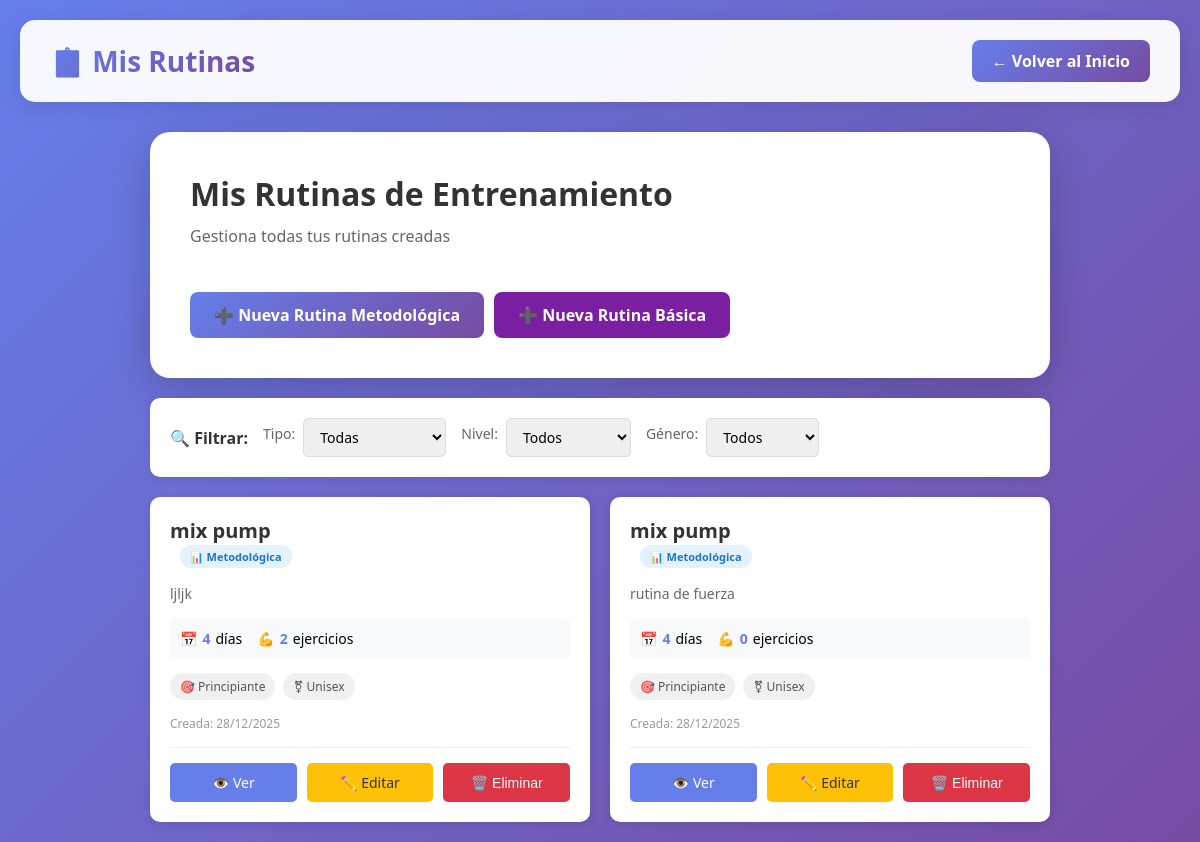
The page /mis_rutinas.php (signed in) on the database its author committed.
### tables this page shows
CREATE TABLE `rutinas` (
  `id` int(11) NOT NULL,
  `usuario_id` int(11) NOT NULL,
  `nombre_rutina` varchar(100) NOT NULL,
  `descripcion` text DEFAULT NULL,
  `descripcion_split` text DEFAULT NULL,
  `video_explicativo` varchar(255) DEFAULT NULL,
  `calificacion_promedio` decimal(2,1) DEFAULT 0.0,
  `total_votos` int(11) DEFAULT 0,
  `num_dias_semana` int(11) NOT NULL COMMENT 'Días de entrenamiento por semana',
  `tipo_rutina` enum('metodologica','basica') DEFAULT 'metodologica',
  `genero` enum('masculino','femenino','unisex') DEFAULT 'unisex',
  `nivel_experiencia` enum('principiante','intermedio','avanzado') DEFAULT 'principiante',
  `es_publico` tinyint(1) DEFAULT 0,
  `fecha_creacion` timestamp NOT NULL DEFAULT current_timestamp()
);

### mis_rutinas.php (the view, shortened to what this page needs)
<?php
$conn = getConnection();
$usuario_id = $_SESSION['usuario_id'];
$stmt = $conn->prepare("SELECT r.*,
                        COUNT(DISTINCT dr.id) as total_dias,
                        COUNT(DISTINCT e.id) as total_ejercicios
                        FROM rutinas r
                        LEFT JOIN dias_rutina dr ON r.id = dr.rutina_id
                        LEFT JOIN ejercicios e ON dr.id = e.dia_rutina_id
                        WHERE r.usuario_id = ?
                        GROUP BY r.id
                        ORDER BY r.fecha_creacion DESC");
$stmt->bind_param("i", $usuario_id);
$stmt->execute();
$rutinas = $stmt->get_result()->fetch_all(MYSQLI_ASSOC);
?>
<!DOCTYPE html>
<html lang="es">
<head>
    <link rel="stylesheet" href="styles.css">
</head>
<body>
    <div class="navbar">
        <h1>📋 Mis Rutinas</h1>
        <a href="index.php" class="btn-volver">← Volver al Inicio</a>
    </div>
    <div class="container">
        <div class="card" style="margin-bottom: 20px;">
            <div style="display: flex; justify-content: space-between; align-items: center; flex-wrap: wrap; gap: 15px;">
                <div>
                    <h2 style="margin-bottom: 10px;">Mis Rutinas de Entrenamiento</h2>
                    <p class="subtitle">Gestiona todas tus rutinas creadas</p>
                </div>
                <div style="display: flex; gap: 10px;">
                    <a href="crear_rutina.php" class="btn-primary">
                        ➕ Nueva Rutina Metodológica
                    </a>
                    <a href="crear_rutina_basica.php" class="btn-primary" style="background: #7b1fa2;">
                        ➕ Nueva Rutina Básica
                    </a>
                </div>
            </div>
        </div>
        <div class="filtros-rutinas">
            <div class="filtros-grupo">
                <span style="font-weight: bold; color: #333;">🔍 Filtrar:</span>
                <div class="filtro-item">
                    <label>Tipo:</label>
                    <select id="filtroTipo" onchange="filtrarRutinas()">
                        <option value="todas">Todas</option>
                    </select>
                </div>
                <div class="filtro-item">
                    <label>Nivel:</label>
                    <select id="filtroNivel" onchange="filtrarRutinas()">
                        <option value="todas">Todos</option>
                    </select>
                </div>
                <div class="filtro-item">
                    <label>Género:</label>
                    <select id="filtroGenero" onchange="filtrarRutinas()">
                        <option value="todas">Todos</option>
                    </select>
                </div>
            </div>
        </div>
        <?php if (empty($rutinas)): ?>
            <div class="no-rutinas">
                <div class="no-rutinas-icon">📝</div>
                <h3>No tienes rutinas creadas</h3>
                <p>Crea tu primera rutina para comenzar a entrenar</p>
                <div style="display: flex; gap: 15px; justify-content: center;">
                    <a href="crear_rutina.php" class="btn-primary">
                        ➕ Crear Rutina Metodológica
                    </a>
                    <a href="crear_rutina_basica.php" class="btn-primary" style="background: #7b1fa2;">
                        ➕ Crear Rutina Básica
                    </a>
                </div>
            </div>
        <?php else: ?>
            <div class="rutinas-grid">
                <?php foreach ($rutinas as $rutina): ?>
                    <div class="rutina-card"
                         data-tipo="<?php echo htmlspecialchars($rutina['tipo_rutina'] ?? 'metodologica'); ?>"
                         data-nivel="<?php echo htmlspecialchars($rutina['nivel_experiencia'] ?? 'principiante'); ?>"
                         data-genero="<?php echo htmlspecialchars($rutina['genero'] ?? 'unisex'); ?>">
                        <div class="rutina-header">
                            <div style="flex: 1;">
                                <h3 class="rutina-title">
                                    <?php echo htmlspecialchars($rutina['nombre_rutina']); ?>
                                </h3>
                                <span class="rutina-tipo-badge tipo-<?php echo $rutina['tipo_rutina'] ?? 'metodologica'; ?>">
                                    <?php
                                    $tipo = $rutina['tipo_rutina'] ?? 'metodologica';
                                    echo $tipo == 'metodologica' ? '📊 Metodológica' : '📸 Básica';
                                    ?>
                                </span>
                            </div>
                        </div>
                        <?php if ($rutina['descripcion']): ?>
                            <p class="rutina-descripcion">
                                <?php echo htmlspecialchars(substr($rutina['descripcion'], 0, 100)); ?>
                            </p>
                        <?php endif; ?>
                        <div class="rutina-stats">
                            <div class="stat-item">
                                <span>📅</span>
                                <span class="stat-number"><?php echo $rutina['total_dias']; ?></span>
                                <span>días</span>
                            </div>
                            <div class="stat-item">
                                <span>💪</span>
                                <span class="stat-number"><?php echo $rutina['total_ejercicios']; ?></span>
                                <span>ejercicios</span>
                            </div>
                        </div>
                        <div class="rutina-meta">
                            <?php if (isset($rutina['nivel_experiencia'])): ?>
                                <span class="meta-badge">
                                    🎯 <?php echo ucfirst($rutina['nivel_experiencia']); ?>
                                </span>
                            <?php endif; ?>
                            <?php if (isset($rutina['genero'])): ?>
                                <span class="meta-badge">
                                    <?php
                                    $iconos = ['masculino' => '♂️', 'femenino' => '♀️', 'unisex' => '⚧'];
                                    echo $iconos[$rutina['genero']] ?? '⚧';
                                    ?>
                                    <?php echo ucfirst($rutina['genero']); ?>
                                </span>
                            <?php endif; ?>
                        </div>
                        <div class="rutina-fecha">
                            Creada: <?php echo date('d/m/Y', strtotime($rutina['fecha_creacion'])); ?>
                        </div>
                        <div class="rutina-acciones">
                            <?php
                            $tipo_rutina = $rutina['tipo_rutina'] ?? 'metodologica';
                            $ver_url = $tipo_rutina == 'basica' ? 'ver_rutina_basica.php' : 'ver_rutina.php';
                            $editar_url = $tipo_rutina == 'basica' ? 'editar_rutina_basica.php' : 'editar_rutina.php';
                            ?>
                            <a href="<?php echo $ver_url; ?>?id=<?php echo $rutina['id']; ?>" class="btn-accion btn-ver">
                                👁️ Ver
                            </a>
                            <a href="<?php echo $editar_url; ?>?id=<?php echo $rutina['id']; ?>" class="btn-accion btn-editar">
                                ✏️ Editar
                            </a>
                            <button onclick="confirmarEliminar(<?php echo $rutina['id']; ?>, '<?php echo htmlspecialchars($rutina['nombre_rutina']); ?>')"
                                    class="btn-accion btn-eliminar">
                                🗑️ Eliminar
                            </button>
                        </div>
                    </div>
                <?php endforeach; ?>
            </div>
        <?php endif; ?>
    </div>
</body>
</html>

### styles.css (style rules this page uses)
* { margin: 0; padding: 0; box-sizing: border-box; }
body { font-family: 'Segoe UI', Tahoma, Geneva, Verdana, sans-serif; background: linear-gradient(135deg, #667eea 0%, #764ba2 100%); min-height: 100vh; padding: 20px; }
.navbar { background: rgba(255,255,255,0.95); padding: 20px 30px; border-radius: 15px; box-shadow: 0 5px 20px rgba(0,0,0,0.1); display: flex; justify-content: space-between; align-items: center; margin-bottom: 30px; }
.navbar h1 { font-size: 28px; background: linear-gradient(135deg, #667eea 0%, #764ba2 100%); -webkit-background-clip: text; -webkit-text-fill-color: transparent; background-clip: text; }
.btn-volver { background: linear-gradient(135deg, #667eea 0%, #764ba2 100%); color: white; border: none; padding: 10px 20px; border-radius: 8px; text-decoration: none; transition: transform 0.2s; font-weight: bold; }
.container { max-width: 900px; margin: 0 auto; }
.card { background: white; padding: 40px; border-radius: 20px; box-shadow: 0 10px 40px rgba(0,0,0,0.2); }
h2 { color: #333; margin-bottom: 10px; font-size: 32px; }
.subtitle { color: #666; margin-bottom: 30px; font-size: 16px; }
label { display: block; margin-bottom: 8px; color: #333; font-weight: 600; font-size: 14px; }
input[type="text"], input[type="number"], input[type="url"], textarea, select { width: 100%; padding: 12px 15px; border: 2px solid #e0e0e0; border-radius: 8px; font-size: 15px; transition: all 0.3s; font-family: inherit; }
.btn-primary { display: inline-block; padding: 12px 24px; background: linear-gradient(135deg, #667eea 0%, #764ba2 100%); color: white; text-decoration: none; border-radius: 8px; font-weight: bold; transition: transform 0.2s; }

### mis_rutinas.php (style rules this page uses)
.rutinas-grid { display: grid; grid-template-columns: repeat(auto-fill, minmax(350px, 1fr)); gap: 20px; margin-top: 20px; }
.rutina-card { background: white; border-radius: 10px; padding: 20px; box-shadow: 0 2px 10px rgba(0,0,0,0.1); transition: transform 0.3s, box-shadow 0.3s; position: relative; }
.rutina-header { display: flex; justify-content: space-between; align-items: flex-start; margin-bottom: 15px; }
.rutina-title { font-size: 20px; font-weight: bold; color: #333; margin: 0; flex: 1; }
.rutina-tipo-badge { display: inline-block; padding: 4px 10px; border-radius: 15px; font-size: 11px; font-weight: bold; margin-left: 10px; }
.tipo-metodologica { background: #e3f2fd; color: #1976d2; }
.rutina-descripcion { color: #666; font-size: 14px; margin: 10px 0; line-height: 1.5; }
.rutina-stats { display: flex; gap: 15px; margin: 15px 0; padding: 10px; background: #f8f9fa; border-radius: 5px; }
.stat-item { display: flex; align-items: center; gap: 5px; font-size: 14px; }
.stat-number { font-weight: bold; color: #667eea; }
.rutina-meta { display: flex; flex-wrap: wrap; gap: 8px; margin: 15px 0; }
.meta-badge { display: inline-flex; align-items: center; gap: 5px; padding: 5px 10px; background: #f0f0f0; border-radius: 15px; font-size: 12px; color: #555; }
.rutina-fecha { font-size: 12px; color: #999; margin-top: 10px; }
.rutina-acciones { display: flex; gap: 10px; margin-top: 15px; padding-top: 15px; border-top: 1px solid #eee; }
.btn-accion { flex: 1; padding: 10px; border: none; border-radius: 5px; cursor: pointer; font-size: 14px; font-weight: 500; transition: all 0.3s; text-decoration: none; text-align: center; display: inline-block; }
.btn-ver { background: #667eea; color: white; }
.btn-editar { background: #ffc107; color: #333; }
.btn-eliminar { background: #dc3545; color: white; }
.filtros-rutinas { background: white; padding: 20px; border-radius: 10px; box-shadow: 0 2px 10px rgba(0,0,0,0.1); margin-bottom: 20px; }
.filtros-grupo { display: flex; gap: 15px; align-items: center; flex-wrap: wrap; }
.filtro-item { display: flex; align-items: center; gap: 8px; }
.filtro-item label { font-size: 14px; color: #666; font-weight: 500; }
.filtro-item select { padding: 8px 12px; border: 1px solid #ddd; border-radius: 5px; font-size: 14px; cursor: pointer; }

### rows shown on the page
rutinas: nombre_rutina "mix pump", tipo_rutina "📊 Metodológica", descripcion "ljljk", total_dias "4", total_ejercicios "2", nivel_experiencia "Principiante", genero "⚧", genero "Unisex", fecha_creacion "28/12/2025"
rutinas: nombre_rutina "mix pump", tipo_rutina "📊 Metodológica", descripcion "rutina de fuerza", total_dias "4", total_ejercicios "0", nivel_experiencia "Principiante", genero "⚧", genero "Unisex", fecha_creacion "28/12/2025"
